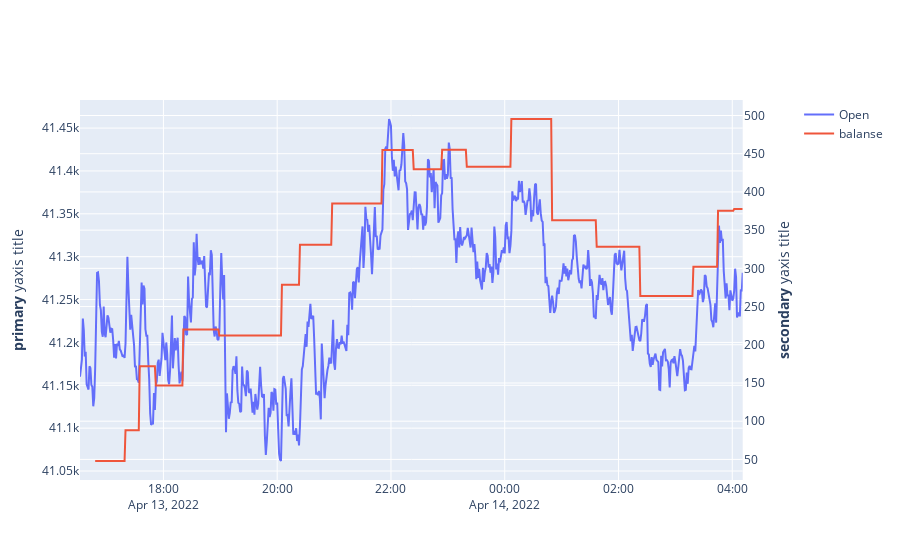

The notebook cell saved with this chart:
### Code cell
fig1 = make_subplots(specs=[[{"secondary_y": True}]])


fig1.add_trace(go.Scatter(x=BTC_balance['ds'], y=BTC_balance['Open'],
                    mode='lines',
                    name='Open'),
                          secondary_y=False)

fig1.add_trace(go.Scatter(x=BTC_balance['ds'], y=BTC_balance['balanse'],
                    mode='lines',
                    name='balanse'),
                          secondary_y=True)
fig1.update_yaxes(title_text="<b>primary</b> yaxis title", secondary_y=False)
fig1.update_yaxes(title_text="<b>secondary</b> yaxis title", secondary_y=True)
fig1.show()

### Figure 1 — Plotly figure (JSON) as saved in the notebook; plotly's stock layout.template omitted (floating-point values rounded to 4 significant figures; data arrays with more than 128 entries replaced by an {"elided": "..."} marker saying what was removed)
{"data": [{"mode": "lines", "name": "Open", "type": "scatter", "x": {"elided": "700 str values"}, "xaxis": "x", "y": {"elided": "700 float values"}, "yaxis": "y"}, {"mode": "lines", "name": "balanse", "type": "scatter", "x": {"elided": "700 str values"}, "xaxis": "x", "y": {"elided": "700 float values"}, "yaxis": "y2"}], "layout": {"autosize": true, "dragmode": "pan", "xaxis": {"anchor": "y", "autorange": true, "domain": [0, 0.94], "range": ["2022-04-13 16:32", "2022-04-14 04:11"], "type": "date"}, "yaxis": {"anchor": "x", "autorange": true, "domain": [0, 1], "range": [41040.0, 41480.0], "title": {"text": "<b>primary</b> yaxis title"}, "type": "linear"}, "yaxis2": {"anchor": "x", "autorange": true, "overlaying": "y", "range": [23.06, 520.3], "side": "right", "title": {"text": "<b>secondary</b> yaxis title"}, "type": "linear"}}}
